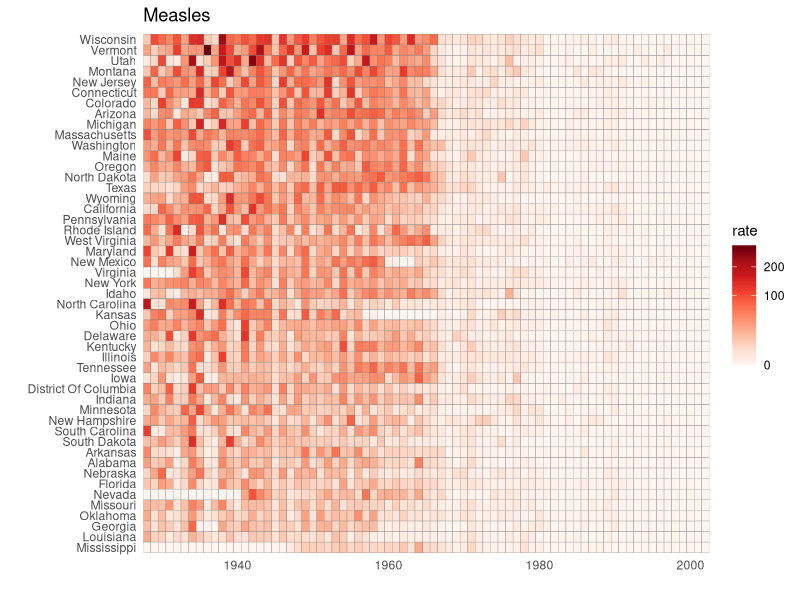
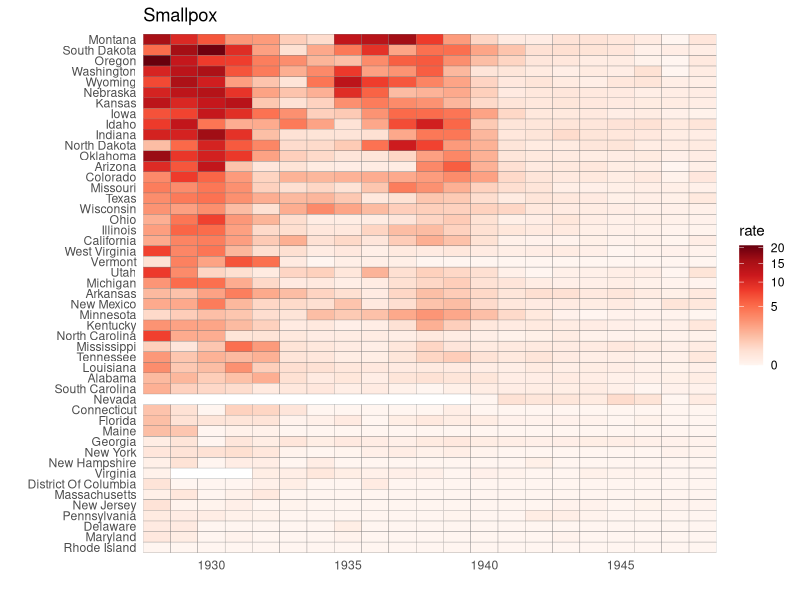
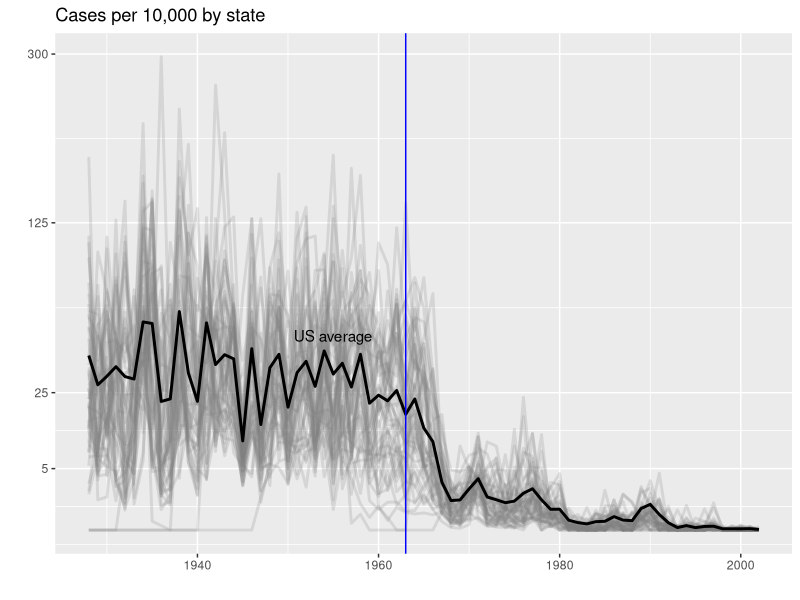
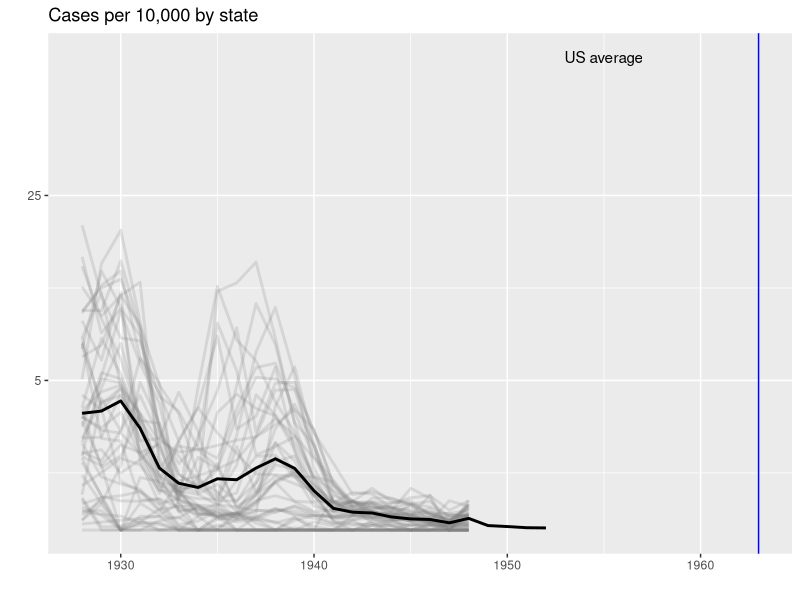
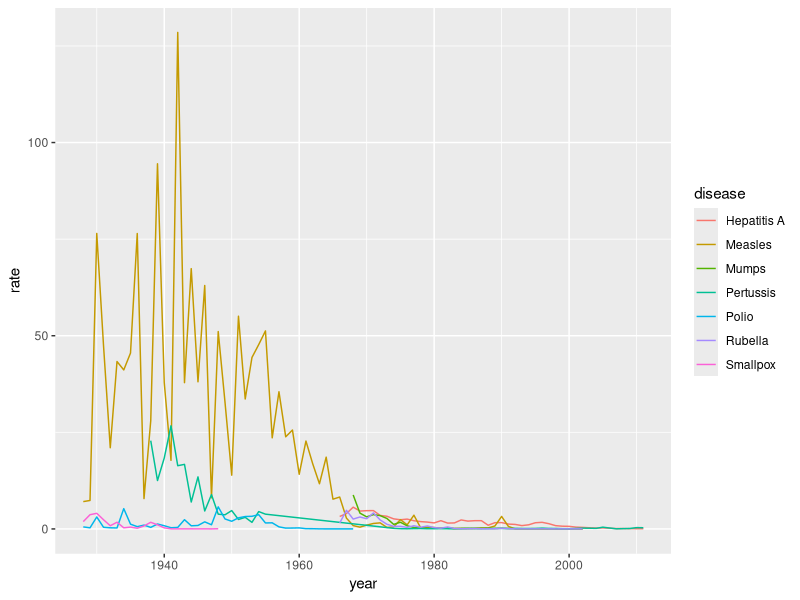
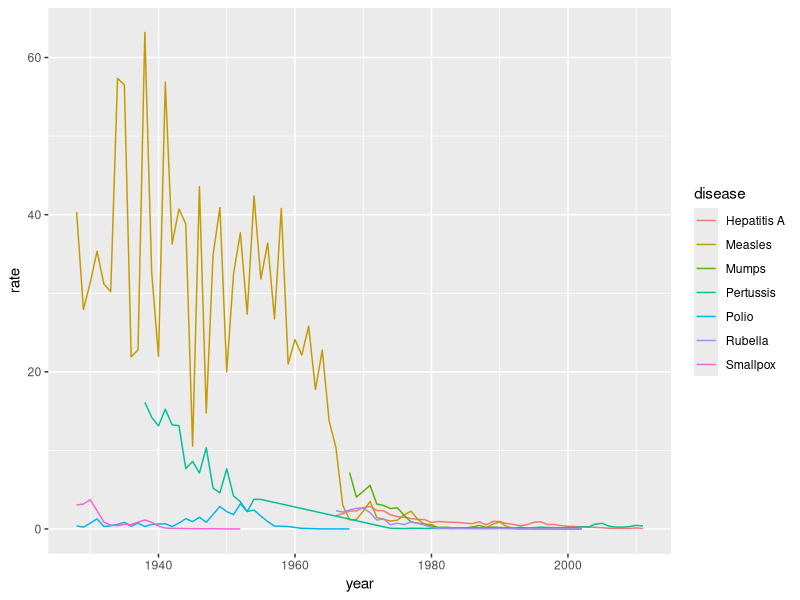

R code for these plots, in order:
# Tile plot - measles and smallpox
# The sample code given creates a tile plot showing the rate of measles cases 
# per population. We are going to modify the tile plot to look at smallpox cases 
# instead.
library(dplyr)
library(ggplot2)
library(RColorBrewer)
library(dslabs)
data(us_contagious_diseases)
head(us_contagious_diseases)
##       disease   state year weeks_reporting count population
## 1 Hepatitis A Alabama 1966              50   321    3345787
## 2 Hepatitis A Alabama 1967              49   291    3364130
## 3 Hepatitis A Alabama 1968              52   314    3386068
## 4 Hepatitis A Alabama 1969              49   380    3412450
## 5 Hepatitis A Alabama 1970              51   413    3444165
## 6 Hepatitis A Alabama 1971              51   378    3481798
the_disease = "Measles"
dat <- us_contagious_diseases %>% 
  filter(!state%in%c("Hawaii","Alaska") & disease == the_disease) %>% 
  mutate(rate = count / population * 10000) %>% 
  mutate(state = reorder(state, rate))

dat %>% ggplot(aes(year, state, fill = rate)) + 
  geom_tile(color = "grey50") + 
  scale_x_continuous(expand=c(0,0)) + 
  scale_fill_gradientn(colors = brewer.pal(9, "Reds"), trans = "sqrt") + 
  theme_minimal() + 
  theme(panel.grid = element_blank()) + 
  ggtitle(the_disease) + 
  ylab("") + 
  xlab("")
# Modify the tile plot to show the rate of smallpox cases instead of measles 
# cases.
# Exclude years in which cases were reported in fewer than 10 weeks from the plot.

library(dplyr)
library(ggplot2)
library(RColorBrewer)
library(dslabs)
data(us_contagious_diseases)
head(us_contagious_diseases)
##       disease   state year weeks_reporting count population
## 1 Hepatitis A Alabama 1966              50   321    3345787
## 2 Hepatitis A Alabama 1967              49   291    3364130
## 3 Hepatitis A Alabama 1968              52   314    3386068
## 4 Hepatitis A Alabama 1969              49   380    3412450
## 5 Hepatitis A Alabama 1970              51   413    3444165
## 6 Hepatitis A Alabama 1971              51   378    3481798
the_disease = "Smallpox"
dat <- us_contagious_diseases %>% 
  filter(!state%in%c("Hawaii","Alaska") & disease == the_disease & !weeks_reporting<10) %>% 
  mutate(rate = count / population * 10000) %>% 
  mutate(state = reorder(state, rate))

dat %>% ggplot(aes(year, state, fill = rate)) + 
  geom_tile(color = "grey50") + 
  scale_x_continuous(expand=c(0,0)) + 
  scale_fill_gradientn(colors = brewer.pal(9, "Reds"), trans = "sqrt") + 
  theme_minimal() + 
  theme(panel.grid = element_blank()) + 
  ggtitle(the_disease) + 
  ylab("") + 
  xlab("")
##############################

# Time series plot - measles and smallpox
# The sample code given creates a time series plot showing the rate of measles 
# cases per population by state. We are going to again modify this plot to look 
# at smallpox cases instead.

library(dplyr)
library(ggplot2)
library(dslabs)
library(RColorBrewer)
data(us_contagious_diseases)

the_disease = "Measles"
dat <- us_contagious_diseases %>%
  filter(!state%in%c("Hawaii","Alaska") & disease == the_disease) %>%
  mutate(rate = count / population * 10000) %>%
  mutate(state = reorder(state, rate))
str(dat)
## 'data.frame':    3724 obs. of  7 variables:
##  $ disease        : Factor w/ 7 levels "Hepatitis A",..: 2 2 2 2 2 2 2 2 2 2 ...
##  $ state          : Factor w/ 51 levels "Mississippi",..: 9 9 9 9 9 9 9 9 9 9 ...
##   ..- attr(*, "scores")= num [1:51(1d)] 9.27 NA 24.15 9.37 19.16 ...
##   .. ..- attr(*, "dimnames")=List of 1
##   .. .. ..$ : chr  "Alabama" "Alaska" "Arizona" "Arkansas" ...
##  $ year           : num  1928 1929 1930 1931 1932 ...
##  $ weeks_reporting: int  52 49 52 49 41 51 52 49 40 49 ...
##  $ count          : num  8843 2959 4156 8934 270 ...
##  $ population     : num  2589923 2619131 2646248 2670818 2693027 ...
##  $ rate           : num  34.1 11.3 15.7 33.5 1 ...
avg <- us_contagious_diseases %>%
  filter(disease==the_disease) %>% group_by(year) %>%
  summarize(us_rate = sum(count, na.rm=TRUE)/sum(population, na.rm=TRUE)*10000)

dat %>% ggplot() +
  geom_line(aes(year, rate, group = state),  color = "grey50", 
            show.legend = FALSE, alpha = 0.2, size = 1) +
  geom_line(mapping = aes(year, us_rate),  data = avg, size = 1, color = "black") +
  scale_y_continuous(trans = "sqrt", breaks = c(5,25,125,300)) + 
  ggtitle("Cases per 10,000 by state") + 
  xlab("") + 
  ylab("") +
  geom_text(data = data.frame(x=1955, y=50), mapping = aes(x, y, label="US average"), color="black") + 
  geom_vline(xintercept=1963, col = "blue")

# Modify the sample code for the time series plot to plot data for smallpox 
# instead of for measles.
# Once again, restrict the plot to years in which cases were reported in at 
# least 10 weeks.
library(dplyr)
library(ggplot2)
library(dslabs)
library(RColorBrewer)
data(us_contagious_diseases)

the_disease = "Smallpox"
dat <- us_contagious_diseases %>%
  filter(!state%in%c("Hawaii","Alaska") & disease == the_disease & !weeks_reporting<10) %>%
  mutate(rate = count / population * 10000) %>%
  mutate(state = reorder(state, rate))
str(dat)
## 'data.frame':    1014 obs. of  7 variables:
##  $ disease        : Factor w/ 7 levels "Hepatitis A",..: 7 7 7 7 7 7 7 7 7 7 ...
##  $ state          : Factor w/ 51 levels "Rhode Island",..: 17 17 17 17 17 17 17 17 17 17 ...
##   ..- attr(*, "scores")= num [1:51(1d)] 0.382 NA 2.011 0.805 0.924 ...
##   .. ..- attr(*, "dimnames")=List of 1
##   .. .. ..$ : chr  "Alabama" "Alaska" "Arizona" "Arkansas" ...
##  $ year           : num  1928 1929 1930 1931 1932 ...
##  $ weeks_reporting: int  51 52 52 52 52 52 52 52 51 52 ...
##  $ count          : num  341 378 192 295 467 82 23 42 12 54 ...
##  $ population     : num  2589923 2619131 2646248 2670818 2693027 ...
##  $ rate           : num  1.317 1.443 0.726 1.105 1.734 ...
avg <- us_contagious_diseases %>%
  filter(disease==the_disease) %>% group_by(year) %>%
  summarize(us_rate = sum(count, na.rm=TRUE)/sum(population, na.rm=TRUE)*10000)

dat %>% ggplot() +
  geom_line(aes(year, rate, group = state),  color = "grey50", 
            show.legend = FALSE, alpha = 0.2, size = 1) +
  geom_line(mapping = aes(year, us_rate),  data = avg, size = 1, color = "black") +
  scale_y_continuous(trans = "sqrt", breaks = c(5,25,125,300)) + 
  ggtitle("Cases per 10,000 by state") + 
  xlab("") + 
  ylab("") +
  geom_text(data = data.frame(x=1955, y=50), mapping = aes(x, y, label="US average"), color="black") + 
  geom_vline(xintercept=1963, col = "blue")

########################
# Time series plot - all diseases in California
# Now we are going to look at the rates of all diseases in one state. Again, 
# you will be modifying the sample code to produce the desired plot.
# For the state of California, make a time series plot showing rates for all 
# diseases.
# Include only years with 10 or more weeks reporting.
# Use a different color for each disease.
library(dplyr)
library(ggplot2)
library(dslabs)
library(RColorBrewer)
data(us_contagious_diseases)

us_contagious_diseases %>% filter(state=="California" & !weeks_reporting<10) %>% 
  group_by(year, disease) %>%
  summarize(rate = sum(count)/sum(population)*10000) %>%
  ggplot(aes(year, rate,color=disease)) + 
  geom_line()
##############################
# 
# Time series plot - all diseases in the United States
# Now we are going to make a time series plot for the rates of all diseases in the United States. For this exercise, we have provided less sample code - you can take a look at the previous exercise to get you started.
# Compute the US rate by using summarize to sum over states.
# The US rate for each disease will be the total number of cases divided by the total population.
# Remember to convert to cases per 10,000.
# You will need to filter for !is.na(population) to get all the data.
# Plot each disease in a different color.
library(dplyr)
library(ggplot2)
library(dslabs)
library(RColorBrewer)
data(us_contagious_diseases)

us_contagious_diseases %>% filter(!is.na(population)) %>% 
  group_by(year, disease) %>%
  summarize(rate=sum(count)/sum(population)*10000) %>%
  ggplot(aes(year, rate,color=disease)) + geom_line()
